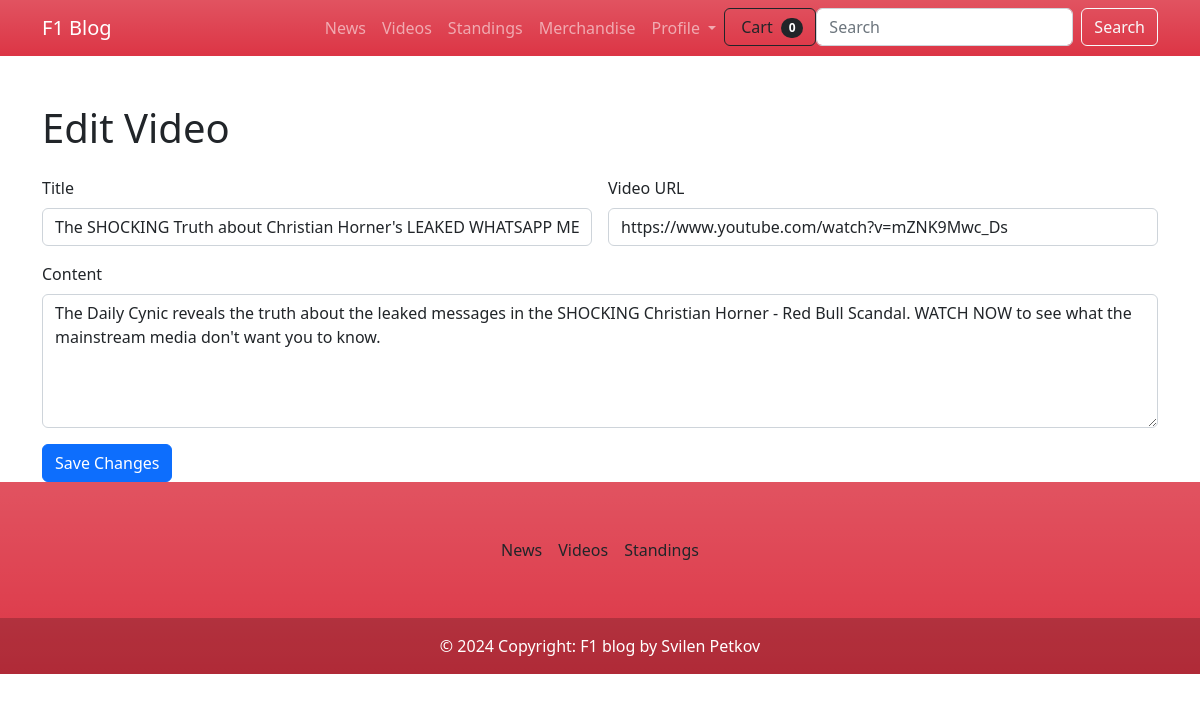
/videos/edit/2/ (signed in), run on an earlier commit of the app's database.
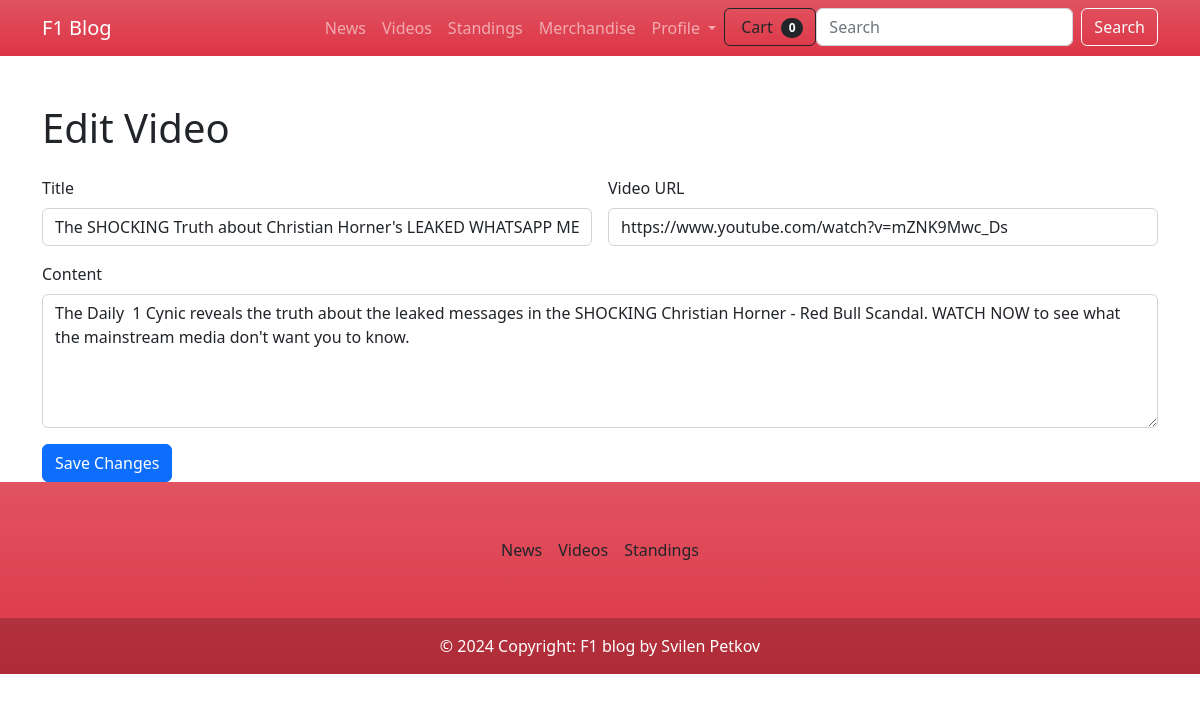
And on a later commit of the database.
### f1_blog/videos/models.py (models this page shows, shortened)
class Video(models.Model):
    title = models.CharField(max_length=100)
    content = models.TextField()
    video = models.URLField()
    author = models.ForeignKey(User, on_delete=models.CASCADE)
    likes = models.ManyToManyField(User, related_name='liked_videos', blank=True,)
    created_at = models.DateTimeField(auto_now_add=True)

### f1_blog/videos/views.py (the view)
# urls.py: path('edit/<int:pk>/', views.VideoEditView.as_view(), name='video-edit'),
class VideoEditView(LoginRequiredMixin, UpdateView):
    model = Video
    template_name = 'videos/edit_video.html'
    fields = ['title', 'content', 'video']
    success_url = reverse_lazy('video-index')

### f1_blog/news/templatetags/moderator_filter.py (called while the page is built)
@register.filter
def is_moderator_or_admin(user):
    return user.groups.filter(name='moderator').exists() or user.is_staff

### templates/videos/edit_video.html (shortened to what this page needs)
{% extends 'base.html' %}
{% block content %}
<div class="container mt-5">
  <h1 class="mb-4">Edit Video</h1>
  <form method="post" class="row g-3">
    <div class="col-md-6">
      <label for="title" class="form-label">Title</label>
      <input type="text" class="form-control" id="title" name="title" value="{{ form.title.value }}">
    </div>
    <div class="col-md-6">
      <label for="video" class="form-label">Video URL</label>
      <input type="url" class="form-control" id="video" name="video" value="{{ form.video.value }}">
    </div>
    <div class="col-12">
      <label for="content" class="form-label">Content</label>
      <textarea class="form-control" id="content" name="content" rows="5">{{ form.content.value }}</textarea>
    </div>
    <div class="col-12">
      <button type="submit" class="btn btn-primary">Save Changes</button>
    </div>
  </form>
</div>
{% endblock %}

What changed in the data, as far as the page shows it:
changed Video "The SHOCKING Truth about Christian Horner's LEAKED WHATSAPP MESSAGES": content "The Daily Cynic reveals the truth…" → "The Daily 1 Cynic reveals the truth…"
